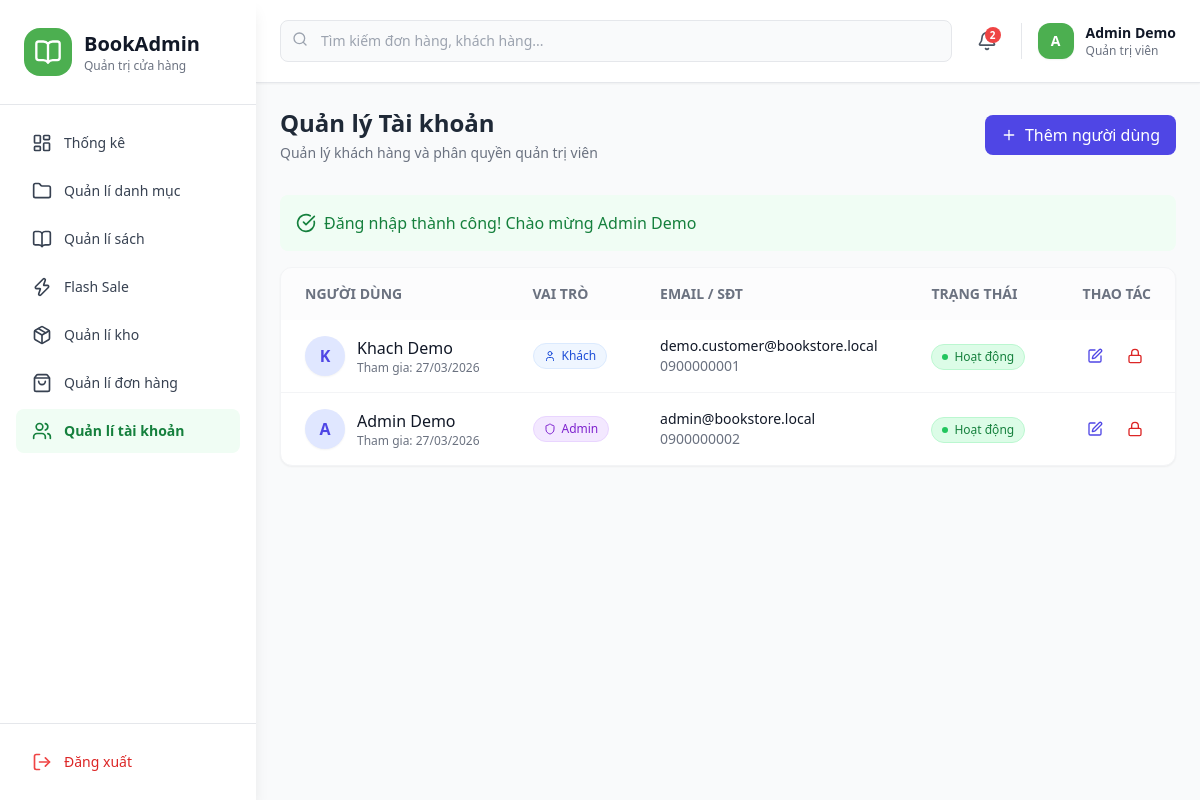
The app's page /BASE_URL?act=admin-users (signed in) with its own data.
### tables this page shows
CREATE TABLE users (
  user_id    INT          NOT NULL AUTO_INCREMENT,
  role_id    INT          NOT NULL DEFAULT 2,       
  full_name  VARCHAR(150) NOT NULL,
  email      VARCHAR(150) NOT NULL UNIQUE,
  password   VARCHAR(255) NOT NULL,
  phone      VARCHAR(20)           DEFAULT NULL,
  address    TEXT                  DEFAULT NULL,
  avatar     VARCHAR(255)          DEFAULT NULL,
  status     TINYINT      NOT NULL DEFAULT 1       COMMENT '1=active, 0=inactive',
  created_at DATETIME     NOT NULL DEFAULT CURRENT_TIMESTAMP,
  updated_at DATETIME     NOT NULL DEFAULT CURRENT_TIMESTAMP ON UPDATE CURRENT_TIMESTAMP,
  PRIMARY KEY (user_id),
  CONSTRAINT fk_users_role FOREIGN KEY (role_id) REFERENCES roles (role_id)
    ON UPDATE CASCADE ON DELETE RESTRICT
);

### controllers/admin/AdminUserController.php (called while the page is built, shortened)
<?php
class AdminUserController
{
  private $userModel;
  public function __construct()
  {
    $this->userModel = new UserModel();
  }
  public function list()
  {
    $users = $this->userModel->getAll();
    require_once './views/admin/users/index.php';
  }
}
?>

### index.php (called while the page is built, shortened)
<?php
require_once './commons/function.php';
require_once './commons/message.php';
require_once './config/autoload.php';
require_once './routers/web.php';

### models/UserModel.php (called while the page is built, shortened)
<?php
class UserModel
{
  private $conn;
  public function __construct()
  {
    $this->conn = connectDB();
  }
  public function getAll()
  {
    $stmt = $this->conn->prepare("
      SELECT
        user_id as id,
        role_id as roles,
        full_name as fullname,
        email,
        password,
        phone,
        avatar,
        status,
        created_at
      FROM users
      ORDER BY created_at DESC
    ");
    $stmt->execute();
    return $stmt->fetchAll();
  }
}

### commons/function.php (called while the page is built, shortened)
<?php
function connectDB()
{
    $host = DB_HOST;
    $port = DB_PORT;
    $dbname = DB_NAME;
    try {
        $conn = new PDO("mysql:host=$host;port=$port;dbname=$dbname", DB_USERNAME, DB_PASSWORD);
        $conn->setAttribute(PDO::ATTR_ERRMODE, PDO::ERRMODE_EXCEPTION);
        $conn->setAttribute(PDO::ATTR_DEFAULT_FETCH_MODE, PDO::FETCH_ASSOC);
        return $conn;
    } catch (PDOException $e) {
        echo ("Connection failed: " . $e->getMessage());
    }
}

### config/autoload.php (called while the page is built, shortened)
<?php
spl_autoload_register(function ($className) {
  $paths = [
    './controllers/',
    './controllers/admin/',
    './controllers/customer/',
    './models/',
  ];
  foreach ($paths as $path) {
    $file = $path . $className . '.php';
    if (file_exists($file)) {
      return;
    }
  }
});

### commons/message.php (called while the page is built, shortened)
<?php
class Message
{
  public static function get($key)
  {
    if (!empty($_SESSION['messages'][$key])) {
      $msg = $_SESSION['messages'][$key];
      return $msg;
    }
    return null;
  }
}

### views/admin/users/index.php (the view, shortened to what this page needs)
<?php require_once './views/components/header.php'; ?>
<?php require_once './views/components/sidebar.php'; ?>
<?php $success = Message::get('success'); ?>
<main class="flex-1 overflow-x-hidden overflow-y-auto bg-gray-50 p-6">
    <div class="w-full mx-auto">
        <div class="flex justify-between items-center mb-8">
            <div>
                <h2 class="text-2xl font-bold text-gray-800">Quản lý Tài khoản</h2>
                <p class="text-sm text-gray-500 mt-1">Quản lý khách hàng và phân quyền quản trị viên</p>
            </div>
            <a href="<?= BASE_URL ?>?act=admin-users-create" class="bg-indigo-600 text-white px-4 py-2 rounded-lg font-medium hover:bg-indigo-700 transition flex items-center gap-2">
                <i data-lucide="plus" class="w-4 h-4"></i> Thêm người dùng
            </a>
        </div>
        <?php if ($success): ?>
            <div class="alert-box mb-4 bg-green-50 text-green-700 p-4 rounded-lg flex items-center">
                <i data-lucide="check-circle" class="w-5 h-5 mr-2"></i> <?= htmlspecialchars($success) ?>
            </div>
        <?php endif; ?>
        <div class="bg-white rounded-xl shadow-sm border border-gray-100 overflow-hidden">
            <div class="overflow-x-auto">
                <table class="w-full text-left">
                    <thead class="bg-gray-50/50 text-gray-500 text-sm uppercase font-semibold">
                        <tr>
                            <th class="px-6 py-4">Người dùng</th>
                            <th class="px-6 py-4">Vai trò</th>
                            <th class="px-6 py-4">Email / SĐT</th>
                            <th class="px-6 py-4">Trạng thái</th>
                            <th class="px-6 py-4 text-right">Thao tác</th>
                        </tr>
                    </thead>
                    <tbody class="divide-y divide-gray-100">
                        <?php foreach ($users as $user): ?>
                        <tr class="hover:bg-gray-50/50 transition-colors">
                            <td class="px-6 py-4">
                                <div class="flex items-center gap-3">
                                    <div class="w-10 h-10 rounded-full bg-indigo-100 text-indigo-600 flex items-center justify-center font-bold overflow-hidden shadow-sm shrink-0">
                                        <?php if (!empty($user['avatar'])): ?>
                                            <img src="<?= BASE_URL . ltrim($user['avatar'], '/') ?>" class="w-full h-full object-cover">
                                        <?php else: ?>
                                            <?= mb_substr($user['fullname'], 0, 1) ?>
                                        <?php endif; ?>
                                    </div>
                                    <div>
                                        <div class="font-medium text-gray-900"><?= htmlspecialchars($user['fullname']) ?></div>
                                        <div class="text-xs text-gray-500">Tham gia: <?= date('d/m/Y', strtotime($user['created_at'])) ?></div>
                                    </div>
                                </div>
                            </td>
                            <td class="px-6 py-4">
                                <?php if ((int)$user['roles'] === 1): ?>
                                    <span class="inline-flex items-center gap-1.5 px-2.5 py-1 rounded-full text-xs font-medium bg-purple-100 text-purple-700 border border-purple-200"><i data-lucide="shield" class="w-3 h-3"></i> Admin</span>
                                <?php else: ?>
                                    <span class="inline-flex items-center gap-1.5 px-2.5 py-1 rounded-full text-xs font-medium bg-blue-50 text-blue-700 border border-blue-100"><i data-lucide="user" class="w-3 h-3"></i> Khách</span>
                                <?php endif; ?>
                            </td>
                            <td class="px-6 py-4 text-sm">
                                <div class="text-gray-900 font-medium"><?= htmlspecialchars($user['email']) ?></div>
                                <div class="text-gray-500"><?= htmlspecialchars($user['phone'] ?? 'Chưa cập nhật') ?></div>
                            </td>
                            <td class="px-6 py-4">
                                <?php if ($user['status'] == 1): ?>
                                    <span class="inline-flex items-center gap-1.5 px-2.5 py-1 rounded-full text-xs font-medium bg-green-100 text-green-700 border border-green-200">
                                        <span class="w-1.5 h-1.5 rounded-full bg-green-500"></span> Hoạt động
                                    </span>
                                <?php else: ?>
                                    <span class="inline-flex items-center gap-1.5 px-2.5 py-1 rounded-full text-xs font-medium bg-red-100 text-red-700 border border-red-200">
                                        <span class="w-1.5 h-1.5 rounded-full bg-red-500"></span> Khóa
                                    </span>
                                <?php endif; ?>
                            </td>
                            <td class="px-6 py-4 text-right">
                                <div class="flex items-center justify-end gap-2">
                                    <a href="<?= BASE_URL ?>?act=admin-users-edit&id=<?= $user['id'] ?>" class="p-2 text-indigo-600 hover:bg-indigo-50 rounded-lg transition-colors tooltip" title="Chỉnh sửa">
                                        <i data-lucide="edit" class="w-4 h-4"></i>
                                    </a>
                                    <form action="<?= BASE_URL ?>?act=admin-users-toggle-status" method="POST" class="inline" onsubmit="return confirm('Bạn có chắc chắn muốn thay đổi trạng thái user này?');">
                                        <?php if ($user['status'] == 1): ?>
                                        <button type="submit" class="p-2 text-red-600 hover:bg-red-50 rounded-lg transition-colors tooltip" title="Khóa tài khoản">
                                            <i data-lucide="lock" class="w-4 h-4"></i>
                                        </button>
                                        <?php else: ?>
                                        <button type="submit" class="p-2 text-green-600 hover:bg-green-50 rounded-lg transition-colors tooltip" title="Mở khóa tài khoản">
                                            <i data-lucide="unlock" class="w-4 h-4"></i>
                                        </button>
                                        <?php endif; ?>
                                    </form>
                                </div>
                            </td>
                        </tr>
                        <?php endforeach; ?>
                    </tbody>
                </table>
            </div>
        </div>
    </div>
</main>
<?php require_once './views/components/footer.php'; ?>

### views/components/header.php (shortened to what this page needs)
<?php
$currentUser = $_SESSION['currentUser'] ?? null;
$fullname = $currentUser['fullname'] ?? 'Admin';
$role     = ($currentUser['roles'] ?? '') == 1 ? 'Quản trị viên' : 'Nhân viên';
$avatar   = strtoupper(mb_substr($fullname, 0, 1));
?>
<!DOCTYPE html>
<html lang="vi" class="h-full">
<head>
  <script src="https://cdn.tailwindcss.com"></script>
</head>
<body class="h-full bg-[#F5F5F5] flex">
  <div class="flex-1 ml-64 flex flex-col min-h-screen">
    <header class="bg-white shadow-sm border-b border-gray-200 sticky top-0 z-40">
      <div class="px-6 py-5 flex items-center justify-between">
        <div class="flex-1 max-w-2xl">
          <div class="relative">
            <input type="text" placeholder="Tìm kiếm đơn hàng, khách hàng..."
              class="w-full pl-10 pr-4 py-2.5 bg-gray-50 border border-gray-200 rounded-lg focus:bg-white focus:outline-none focus:border-green-500 focus:ring-2 focus:ring-green-100 transition-all text-sm">
            <i data-lucide="search" class="absolute left-3 top-[11px] w-4 h-4 text-gray-400"></i>
          </div>
        </div>
        <div class="flex items-center space-x-4 pl-4">
          <button class="relative p-2 text-gray-600 hover:bg-gray-100 rounded-full transition-colors">
            <i data-lucide="bell" class="w-5 h-5 text-gray-600"></i>
            <span class="absolute top-1 right-1 bg-red-500 text-white text-[10px] font-bold rounded-full min-w-[16px] h-[16px] flex items-center justify-center px-1">2</span>
          </button>
          <div class="flex items-center gap-3 pl-4 border-l border-gray-200">
            <a class="flex items-center gap-3" href="<?= BASE_URL ?>?act=admin-profile">
              <div class="w-9 h-9 bg-[#4CAF50] rounded-xl flex items-center justify-center text-white text-sm font-bold shadow-sm">
                <?= $avatar ?>
              </div>
              <div class="hidden sm:block">
                <p class="text-sm font-bold text-gray-900"><?= htmlspecialchars($fullname) ?></p>
                <p class="text-xs text-gray-500"><?= $role ?></p>
              </div>
            </a>
          </div>
        </div>
      </div>
    </header>

### records on screen
users: full_name "A", full_name "Admin Demo", role "Quản trị viên", created_at "27/03/2026", email "admin@bookstore.local", phone "0900000002", status 1 (drawn)
users: full_name "K", full_name "Khach Demo", created_at "27/03/2026", shows "Khách", email "demo.customer@bookstore.local", phone "0900000001", status 1 (drawn)

### other values on screen
$success "Đăng nhập thành công! Chào mừng Admin Demo"
